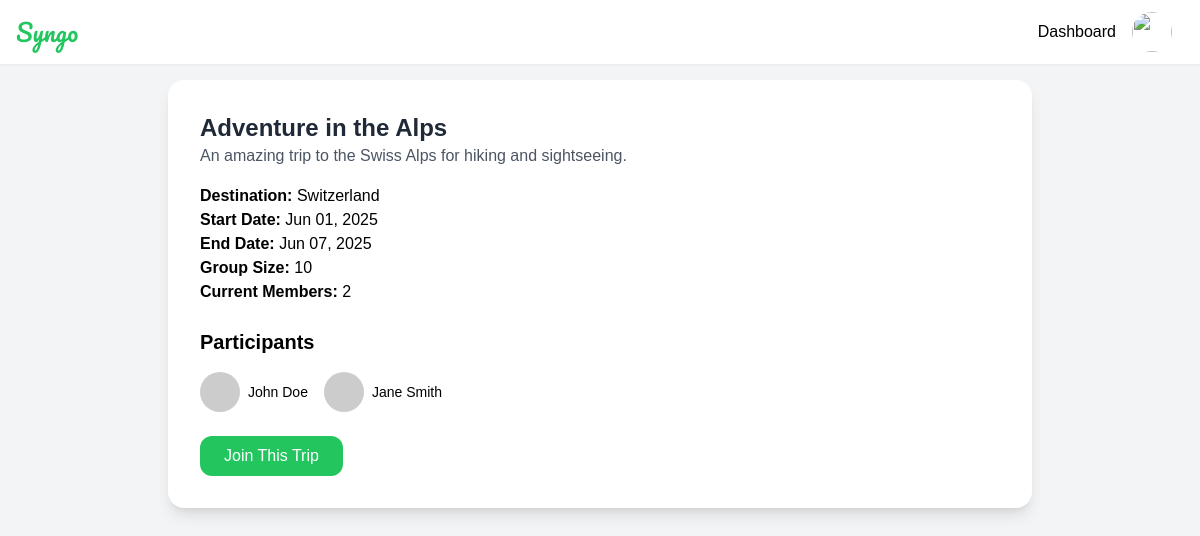
Screenshot of /trip_details.php?trip_id=1 (signed in) with the database file from the repository.
### tables this page shows
CREATE TABLE trips (
    trip_id INT AUTO_INCREMENT PRIMARY KEY,
    title VARCHAR(255) NOT NULL,
    destination VARCHAR(255) NOT NULL,
    start_date DATE NOT NULL,
    end_date DATE NOT NULL,
    group_size INT NOT NULL,
    description TEXT,
    created_by INT,
    FOREIGN KEY (created_by) REFERENCES users(user_id)
);

CREATE TABLE users (
    user_id INT AUTO_INCREMENT PRIMARY KEY,
    first_name VARCHAR(255) NOT NULL,
    last_name VARCHAR(255) NOT NULL,
    email VARCHAR(255) UNIQUE NOT NULL,
    password VARCHAR(255) NOT NULL,
    profile_picture VARCHAR(255),
    role ENUM('user', 'admin') DEFAULT 'user',
    created_at TIMESTAMP DEFAULT CURRENT_TIMESTAMP
);

### trip_details.php (the view, shortened to what this page needs)
<?php
include('config.php');
$user_id = $_SESSION['user_id'];
if (isset($_GET['trip_id'])) {
    $trip_id = (int)$_GET['trip_id'];
    $tripQuery = "SELECT * FROM trips WHERE trip_id = ?";
    $stmt = $conn->prepare($tripQuery);
    $stmt->bind_param("i", $trip_id);
    $stmt->execute();
    $tripResult = $stmt->get_result();
    if ($tripResult->num_rows > 0) {
        $trip = $tripResult->fetch_assoc();
        $group_size = $trip['group_size'];
        $membersQuery = "SELECT COUNT(*) AS total_members FROM trip_members WHERE trip_id = ?";
        $stmt = $conn->prepare($membersQuery);
        $stmt->bind_param("i", $trip_id);
        $stmt->execute();
        $membersResult = $stmt->get_result();
        $members = $membersResult->fetch_assoc();
        $participantsQuery = "SELECT users.user_id, users.first_name, users.last_name, users.profile_picture
                               FROM trip_members
                               JOIN users ON trip_members.user_id = users.user_id
                               WHERE trip_members.trip_id = ?";
        $stmt = $conn->prepare($participantsQuery);
        $stmt->bind_param("i", $trip_id);
        $stmt->execute();
        $participantsResult = $stmt->get_result();
    } else {
        header('Location: index.php');
        exit;
    }
} else {
    header('Location: index.php');
    exit;
}
?>
<!DOCTYPE html>
<html lang="en">
<head>
    <script src="https://cdn.tailwindcss.com"></script>
    <link href="https://cdn.jsdelivr.net/npm/remixicon@4.5.0/fonts/remixicon.css" rel="stylesheet"/>
</head>
<body class="bg-gray-100">
    <nav class="fixed top-0 left-0 right-0 h-16 bg-white shadow-sm z-50">
        <div class="max-w-7xl mx-auto px-4 h-full flex items-center justify-between">
            <div class="flex items-center gap-8">
                <a href="index.php" class="text-2xl font-['Pacifico'] text-primary">Syngo</a>
            </div>
            <div class="flex items-center gap-4">
                <a href="dashboard.php" class="text-green">Dashboard</a>
                <div class="flex items-center gap-3 cursor-pointer">
                    <img src="<?= $user['profile_picture'] ?: 'https://public.readdy.ai/ai/img_res/cb6fd3e7b68878d46ddacbc3d3415e6d.jpg' ?>" class="w-10 h-10 rounded-full object-cover">
                </div>
            </div>
        </div>
    </nav>
    <div class="max-w-4xl mx-auto px-4 py-24 pt-20">
        <div class="bg-white shadow-lg rounded-lg overflow-hidden">
            <div class="p-8">
                <h2 class="text-2xl font-semibold text-gray-800"><?= htmlspecialchars($trip['title']) ?></h2>
                <p class="text-gray-600"><?= htmlspecialchars($trip['description']) ?></p>
                <div class="mt-4">
                    <p><strong>Destination:</strong> <?= htmlspecialchars($trip['destination']) ?></p>
                    <p><strong>Start Date:</strong> <?= date('M d, Y', strtotime($trip['start_date'])) ?></p>
                    <p><strong>End Date:</strong> <?= date('M d, Y', strtotime($trip['end_date'])) ?></p>
                    <p><strong>Group Size:</strong> <?= $group_size ?></p>
                    <p><strong>Current Members:</strong> <?= $members['total_members'] ?></p>
                </div>
                <div class="mt-6">
                    <h3 class="text-xl font-semibold mb-4">Participants</h3>
                    <div class="flex space-x-4">
                        <?php while ($participant = $participantsResult->fetch_assoc()) : ?>
                            <div class="flex items-center space-x-2">
                                <img src="<?= $participant['profile_picture'] ?: 'default-profile.jpg' ?>" class="w-10 h-10 rounded-full" alt="<?= htmlspecialchars($participant['first_name'] . ' ' . $participant['last_name']) ?>">
                                <p class="text-sm"><?= htmlspecialchars($participant['first_name'] . ' ' . $participant['last_name']) ?></p>
                            </div>
                        <?php endwhile; ?>
                    </div>
                </div>
                <div class="mt-6">
                    <?php
                    $checkQuery = "SELECT * FROM trip_members WHERE trip_id = ? AND user_id = ?";
                    $stmt = $conn->prepare($checkQuery);
                    $stmt->bind_param("ii", $trip_id, $user_id);
                    $stmt->execute();
                    $result = $stmt->get_result();
                    if ($result->num_rows > 0) {
                        echo "<p class='text-green-600'>You are already a member of this trip.</p>";
                    } else {
                        if ($members['total_members'] < $group_size) {
                            echo "<a href='join_trip.php?trip_id=" . $trip_id . "'>
                                    <button class='bg-primary text-white px-6 py-2 rounded-md'>Join This Trip</button>
                                  </a>";
                        } else {
                            echo "<p class='text-red-600'>This trip is already full.</p>";
                        }
                    }
                    ?>
                </div>
            </div>
        </div>
    </div>
</body>
</html>

### trip_details.php (style rules this page uses)
.bg-primary { background-color: #22C55E; }
.text-primary { color: #22C55E; }

### rows the page displays
trips: title "Adventure in the Alps", description "An amazing trip to the Swiss Alps for hiking and sightseeing.", destination "Switzerland", start_date "Jun 01, 2025", end_date "Jun 07, 2025", group_size "10"
users: first_name+last_name "John Doe"
users: first_name+last_name "Jane Smith"

### other values shown
$members['total_members'] "2"
